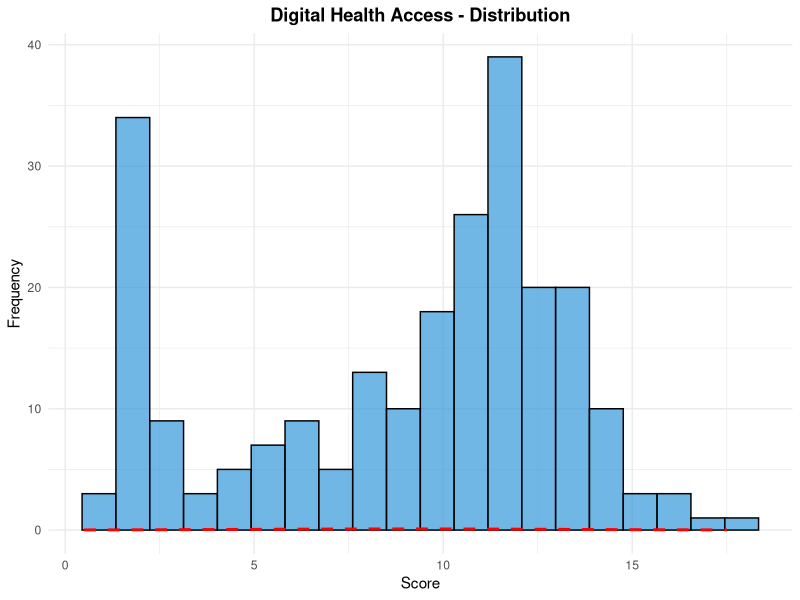
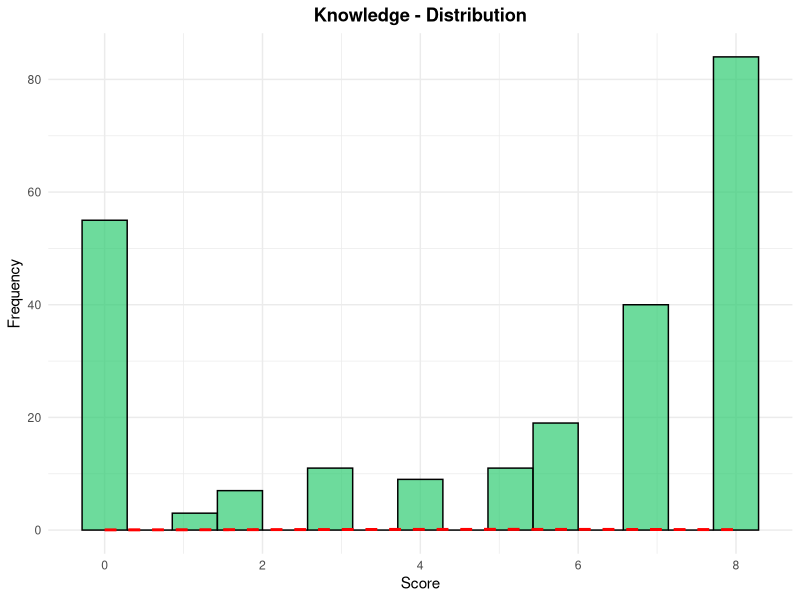
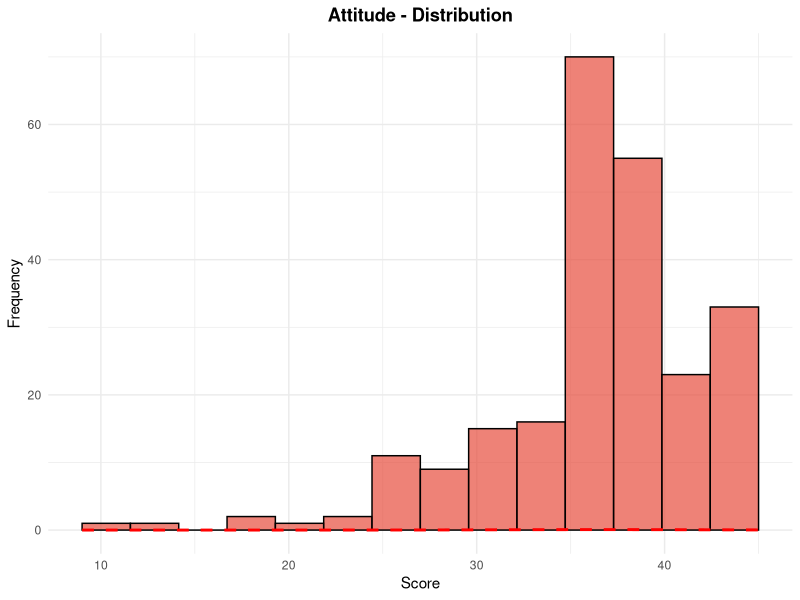
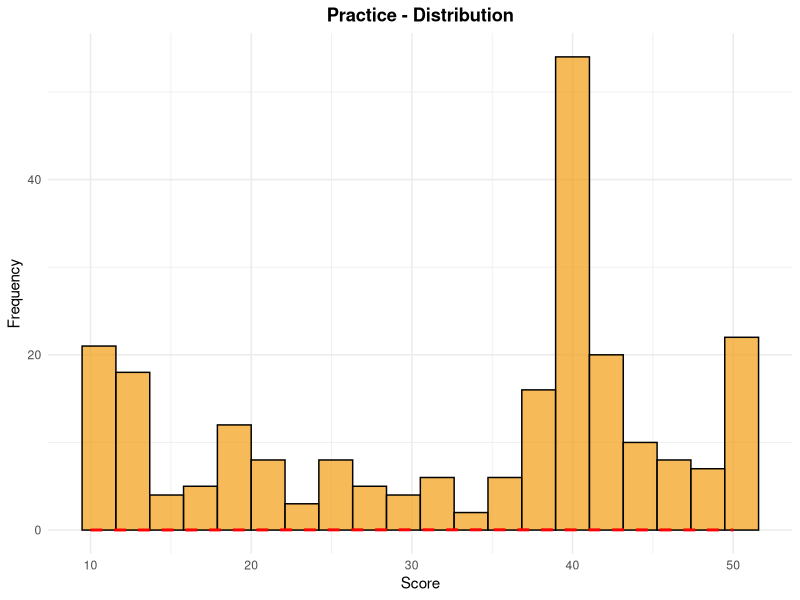
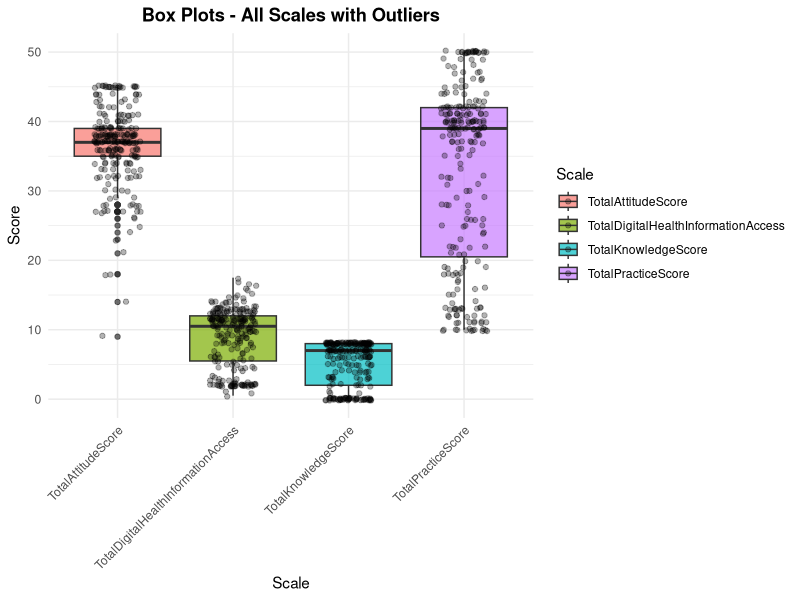
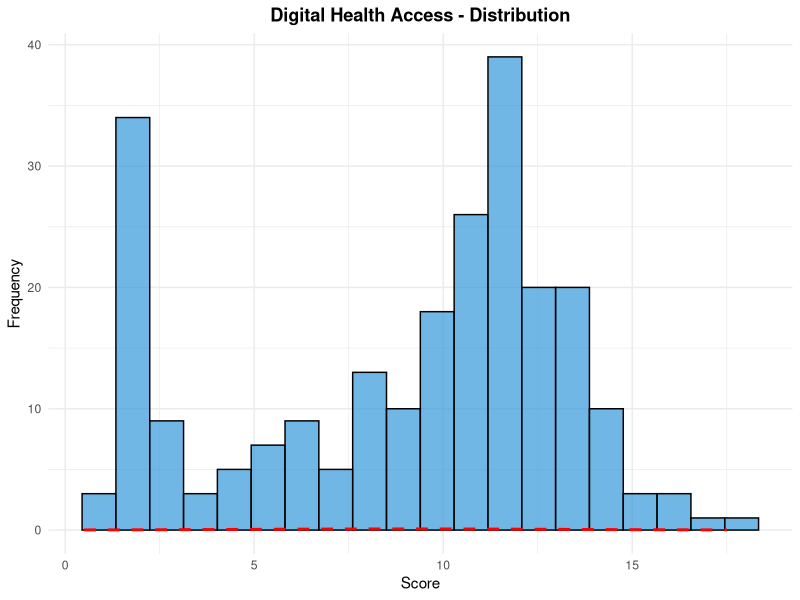
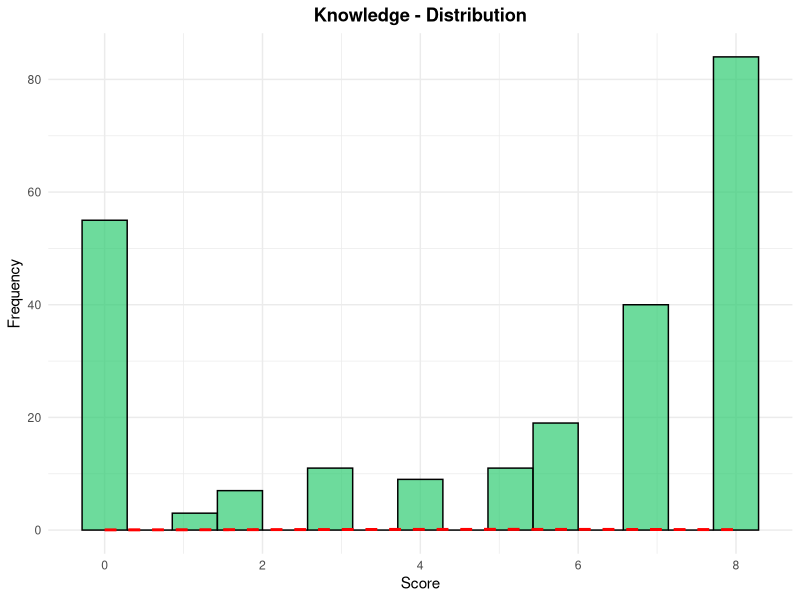
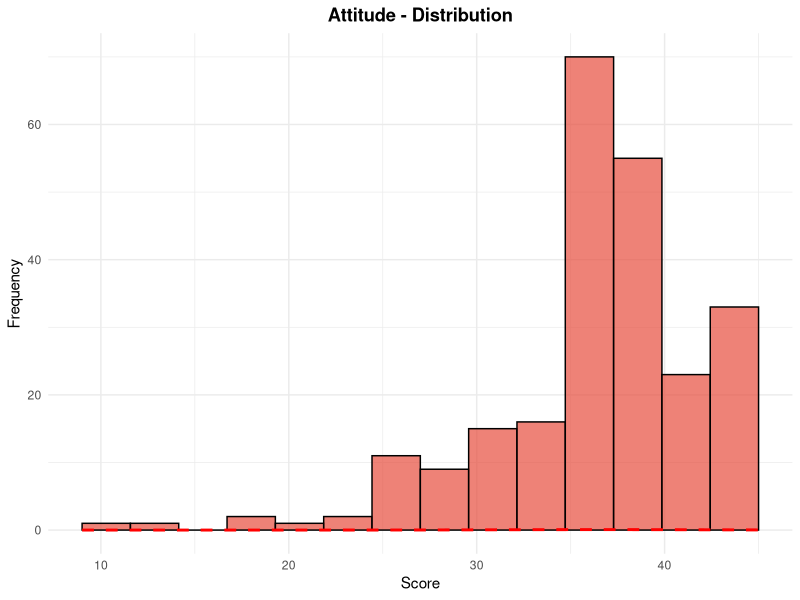

Source code (R) for these figures, in order:
# UNIVARIATE ANALYSIS

library(tidyverse)
library(readxl)
library(psych)
library(ggplot2)

# Load data
data <- readxl::read_excel("data/DHI_Access_Health_Literacy.xlsx")

#-------------------FREQUENCY DISTRIBUTIONS----------------

# Digital Health Access
cat("\n1. DIGITAL HEALTH INFORMATION ACCESS\n")
freq_dhia <- table(cut(data$TotalDigitalHealthInformationAccess, 
                       breaks = c(0, 5.33, 10.67, 18),
                       labels = c("Low", "Moderate", "High")))
print(freq_dhia)
cat("Percentages:\n")
print(round(prop.table(freq_dhia) * 100, 2))

# Knowledge
cat("\n2. REPRODUCTIVE HEALTH KNOWLEDGE\n")
freq_know <- table(cut(data$TotalKnowledgeScore,
                       breaks = c(0, 2, 4, 6, 8),
                       labels = c("Poor", "Fair", "Good", "Excellent")))
print(freq_know)
cat("Percentages:\n")
print(round(prop.table(freq_know) * 100, 2))

# Attitude
cat("\n3. ATTITUDE TOWARD RH\n")
freq_att <- table(cut(data$TotalAttitudeScore,
                      breaks = c(9, 18, 27, 36, 45),
                      labels = c("Unfavorable", "Neutral", "Favorable", "Very Favorable")))
print(freq_att)
cat("Percentages:\n")
print(round(prop.table(freq_att) * 100, 2))

# Practice
cat("\n4. REPRODUCTIVE HEALTH PRACTICE\n")
freq_prac <- table(cut(data$TotalPracticeScore,
                       breaks = c(10, 20, 30, 40, 50),
                       labels = c("Poor", "Fair", "Good", "Excellent")))
print(freq_prac)
cat("Percentages:\n")
print(round(prop.table(freq_prac) * 100, 2))

# 2. NORMALITY TESTING (SHAPIRO-WILK TEST)

cat("\n\n╔════════════════════════════════════════════════════════════════╗\n")
cat("║           NORMALITY TESTING (SHAPIRO-WILK)                    ║\n")
cat("║  H0: Data is normally distributed                             ║\n")
cat("║  p > 0.05 = Normal, p < 0.05 = Not Normal                    ║\n")
cat("╚════════════════════════════════════════════════════════════════╝\n")

scores <- data %>% 
  select(TotalDigitalHealthInformationAccess, TotalKnowledgeScore, 
         TotalAttitudeScore, TotalPracticeScore) %>%
  drop_na()

# Create normality test results
normality_results <- data.frame(
  Scale = c("Digital Health Access", "Knowledge", "Attitude", "Practice"),
  W_statistic = NA,
  P_value = NA,
  Normality = NA
)

# Test each scale
scales_list <- list(
  scores$TotalDigitalHealthInformationAccess,
  scores$TotalKnowledgeScore,
  scores$TotalAttitudeScore,
  scores$TotalPracticeScore
)

for(i in 1:4) {
  test <- shapiro.test(scales_list[[i]])
  normality_results$W_statistic[i] <- round(test$statistic, 4)
  normality_results$P_value[i] <- round(test$p.value, 4)
  normality_results$Normality[i] <- ifelse(test$p.value > 0.05, "Normal ✓", "Not Normal")
}

print(normality_results)

cat("\nINTERPRETATION:\n")
cat("- W close to 1 = More normal\n")
cat("- p > 0.05 = Data is normally distributed\n")
cat("- p < 0.05 = Data is NOT normally distributed (use non-parametric tests)\n")

# 3. OUTLIER DETECTION

cat("\n\n╔════════════════════════════════════════════════════════════════╗\n")
cat("║           OUTLIER DETECTION (IQR METHOD)                      ║\n")
cat("║  Outliers: values > Q3 + 1.5×IQR or < Q1 - 1.5×IQR          ║\n")
cat("╚════════════════════════════════════════════════════════════════╝\n")

detect_outliers <- function(data, name) {
  Q1 <- quantile(data, 0.25, na.rm = TRUE)
  Q3 <- quantile(data, 0.75, na.rm = TRUE)
  IQR <- Q3 - Q1
  lower_bound <- Q1 - 1.5 * IQR
  upper_bound <- Q3 + 1.5 * IQR
  
  outliers <- data[(data < lower_bound | data > upper_bound) & !is.na(data)]
  
  cat("\n", name, "\n")
  cat("  Q1:", round(Q1, 2), "\n")
  cat("  Q3:", round(Q3, 2), "\n")
  cat("  IQR:", round(IQR, 2), "\n")
  cat("  Lower Bound:", round(lower_bound, 2), "\n")
  cat("  Upper Bound:", round(upper_bound, 2), "\n")
  cat("  Number of Outliers:", length(outliers), "\n")
  
  if(length(outliers) > 0) {
    cat("  Outlier Values:", paste(round(sort(outliers), 2), collapse = ", "), "\n")
  }
  
  return(data.frame(
    Scale = name,
    Q1 = Q1,
    Q3 = Q3,
    IQR = IQR,
    Lower_Bound = lower_bound,
    Upper_Bound = upper_bound,
    N_Outliers = length(outliers)
  ))
}

outlier_results <- rbind(
  detect_outliers(scores$TotalDigitalHealthInformationAccess, "Digital Health Access"),
  detect_outliers(scores$TotalKnowledgeScore, "Knowledge"),
  detect_outliers(scores$TotalAttitudeScore, "Attitude"),
  detect_outliers(scores$TotalPracticeScore, "Practice")
)

# 4. VISUALIZATIONS

cat("\n\n╔════════════════════════════════════════════════════════════════╗\n")
cat("║              HISTOGRAMS WITH NORMALITY CURVES                 ║\n")
cat("╚════════════════════════════════════════════════════════════════╝\n")

# Histogram - Digital Health
p1 <- ggplot(data, aes(x = TotalDigitalHealthInformationAccess)) +
  geom_histogram(bins = 20, fill = "#3498db", alpha = 0.7, color = "black") +
  stat_function(fun = dnorm, args = list(mean = mean(scores$TotalDigitalHealthInformationAccess, na.rm = TRUE),
                                         sd = sd(scores$TotalDigitalHealthInformationAccess, na.rm = TRUE)),
                color = "red", size = 1, linetype = "dashed") +
  labs(title = "Digital Health Access - Distribution",
       x = "Score", y = "Frequency") +
  theme_minimal() +
  theme(plot.title = element_text(hjust = 0.5, face = "bold"))

ggsave("figures/Univariate_1_DHIA_Histogram.png", p1, width = 8, height = 6)
print(p1)

# Histogram - Knowledge
p2 <- ggplot(data, aes(x = TotalKnowledgeScore)) +
  geom_histogram(bins = 15, fill = "#2ecc71", alpha = 0.7, color = "black") +
  stat_function(fun = dnorm, args = list(mean = mean(scores$TotalKnowledgeScore, na.rm = TRUE),
                                         sd = sd(scores$TotalKnowledgeScore, na.rm = TRUE)),
                color = "red", size = 1, linetype = "dashed") +
  labs(title = "Knowledge - Distribution",
       x = "Score", y = "Frequency") +
  theme_minimal() +
  theme(plot.title = element_text(hjust = 0.5, face = "bold"))

ggsave("figures/Univariate_2_Knowledge_Histogram.png", p2, width = 8, height = 6)
print(p2)

# Histogram - Attitude
p3 <- ggplot(data, aes(x = TotalAttitudeScore)) +
  geom_histogram(bins = 15, fill = "#e74c3c", alpha = 0.7, color = "black") +
  stat_function(fun = dnorm, args = list(mean = mean(scores$TotalAttitudeScore, na.rm = TRUE),
                                         sd = sd(scores$TotalAttitudeScore, na.rm = TRUE)),
                color = "red", size = 1, linetype = "dashed") +
  labs(title = "Attitude - Distribution",
       x = "Score", y = "Frequency") +
  theme_minimal() +
  theme(plot.title = element_text(hjust = 0.5, face = "bold"))

ggsave("figures/Univariate_3_Attitude_Histogram.png", p3, width = 8, height = 6)
print(p3)

# Histogram - Practice
p4 <- ggplot(data, aes(x = TotalPracticeScore)) +
  geom_histogram(bins = 20, fill = "#f39c12", alpha = 0.7, color = "black") +
  stat_function(fun = dnorm, args = list(mean = mean(scores$TotalPracticeScore, na.rm = TRUE),
                                         sd = sd(scores$TotalPracticeScore, na.rm = TRUE)),
                color = "red", size = 1, linetype = "dashed") +
  labs(title = "Practice - Distribution",
       x = "Score", y = "Frequency") +
  theme_minimal() +
  theme(plot.title = element_text(hjust = 0.5, face = "bold"))

ggsave("figures/Univariate_4_Practice_Histogram.png", p4, width = 8, height = 6)
print(p4)

# Q-Q PLOTS (For Normality Visual Inspection)

cat("\n📊 Q-Q Plots generated...\n")

p5 <- ggplot(data, aes(sample = TotalDigitalHealthInformationAccess)) +
  stat_qq() +
  stat_qq_line(color = "red") +
  labs(title = "Q-Q Plot: Digital Health Access") +
  theme_minimal() +
  theme(plot.title = element_text(hjust = 0.5, face = "bold"))

p6 <- ggplot(data, aes(sample = TotalKnowledgeScore)) +
  stat_qq() +
  stat_qq_line(color = "red") +
  labs(title = "Q-Q Plot: Knowledge") +
  theme_minimal() +
  theme(plot.title = element_text(hjust = 0.5, face = "bold"))

p7 <- ggplot(data, aes(sample = TotalAttitudeScore)) +
  stat_qq() +
  stat_qq_line(color = "red") +
  labs(title = "Q-Q Plot: Attitude") +
  theme_minimal() +
  theme(plot.title = element_text(hjust = 0.5, face = "bold"))

p8 <- ggplot(data, aes(sample = TotalPracticeScore)) +
  stat_qq() +
  stat_qq_line(color = "red") +
  labs(title = "Q-Q Plot: Practice") +
  theme_minimal() +
  theme(plot.title = element_text(hjust = 0.5, face = "bold"))

ggsave("figures/Univariate_5_QQplots.png",
       gridExtra::grid.arrange(p5, p6, p7, p8, ncol=2), width = 10, height = 8)

# BOX PLOTS FOR OUTLIERS

cat("\n📊 Box plots for outlier visualization...\n")

p9 <- ggplot(scores %>% gather(key = "Scale", value = "Score"),
             aes(x = Scale, y = Score, fill = Scale)) +
  geom_boxplot(alpha = 0.7) +
  geom_jitter(width = 0.2, alpha = 0.3) +
  labs(title = "Box Plots - All Scales with Outliers",
       x = "Scale", y = "Score") +
  theme_minimal() +
  theme(plot.title = element_text(hjust = 0.5, face = "bold"),
        axis.text.x = element_text(angle = 45, hjust = 1))

ggsave("figures/Univariate_6_Boxplots_Outliers.png", p9, width = 10, height = 6)
print(p9)
